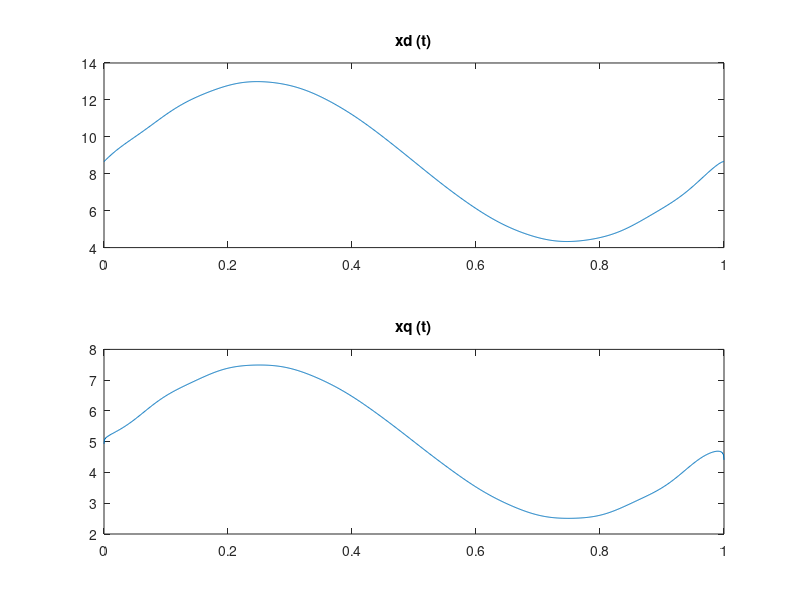
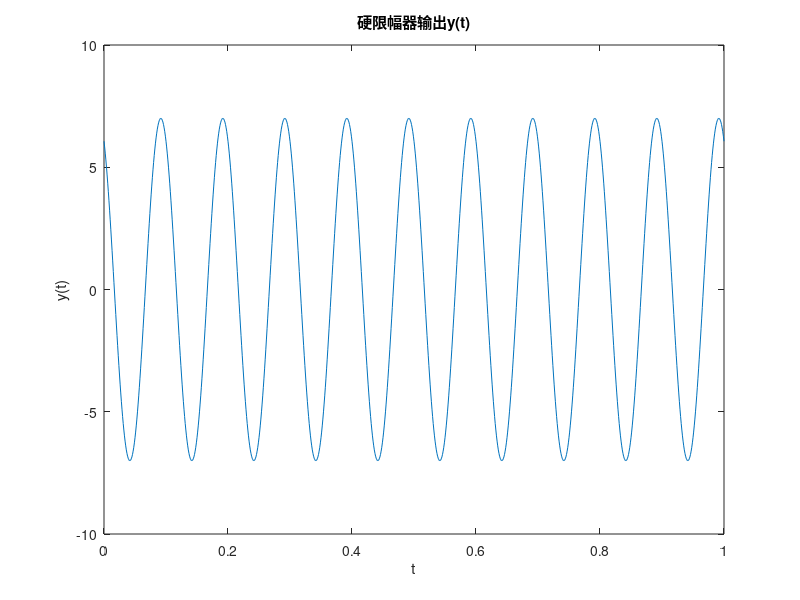
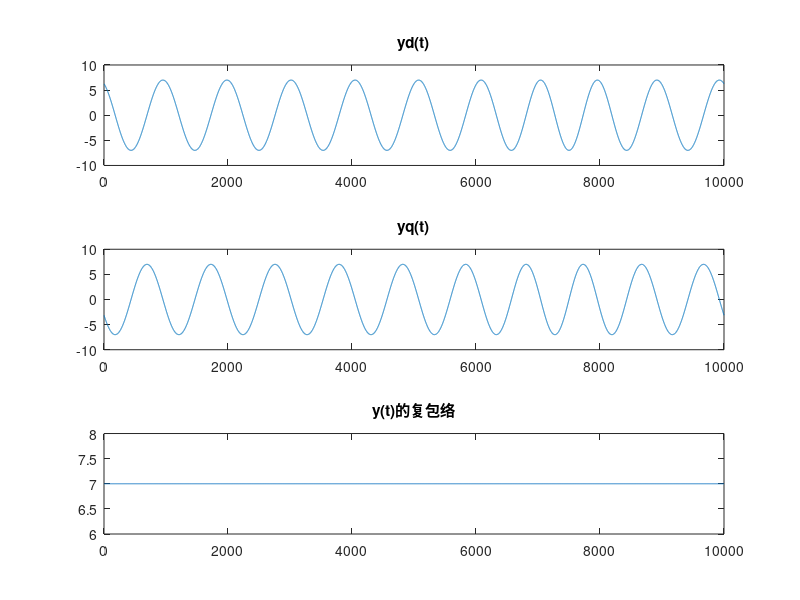
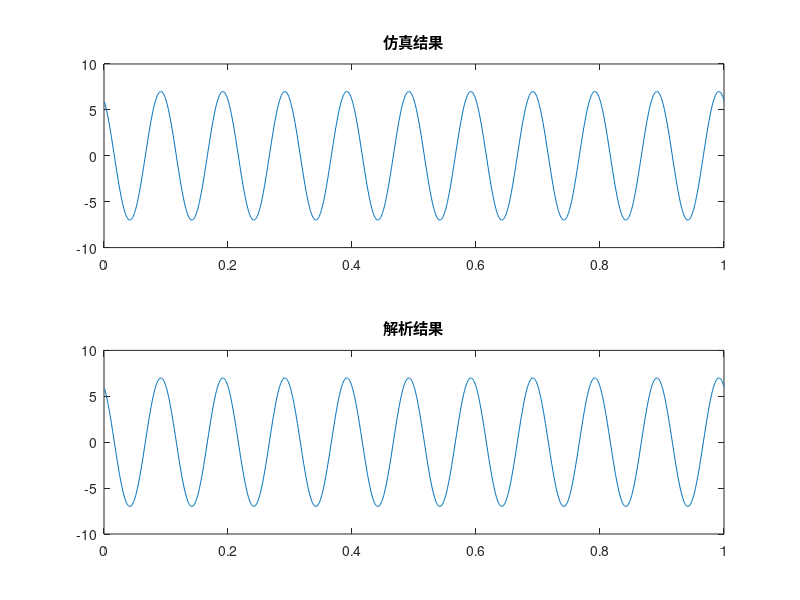

These charts were generated, in order, by the following MATLAB code:
%/*************************************************************************
% > File Name: c4_12.m
% > Author: genki_chen
% > Mail: genki_chen@aliyun.com 
% > Created Time: 2017年11月03日 星期五 19时53分08秒
% ************************************************************************/

clear;
close all;
clc;
figure(1);
t=0:0.001:1;
x=5*(2+sin(2*pi*t)).*cos(20*pi*t+pi/6);
z=hilbert(x);
f0=10;
xl=z.*exp(-1i*2*pi*f0*t);
xd=real(xl);
xq=-1i*(xl-xd);
subplot(2,1,1)
plot(t,xd); title('xd (t)');
subplot(2,1,2);
plot(t,xq); title('xq (t)');

figure(2);
yd = (7*xd)/sqrt(xd.*xd+xq.*xq);
yq = (7*xq)/sqrt(xd.*xd+xq.*xq);
yl = yd+1i*yq;
z1 = exp(1i*2*pi*f0*t)*yl;
y = real(z1);
plot(t,y);
title('硬限幅器输出y(t)');
xlabel('t');
ylabel('y(t)');

figure(3);
 t=0.0001:0.0001:1;
 At = 5*(2+sin(2*pi*t));
 seta = pi/6;
 xt = At.*cos(2*pi*f0*t+seta);
 xlt = At.*exp(1i*seta);
 B = 7;
 Y2 = hilbert(real(xlt));
 y = Y2.*exp(-1i*2*pi*f0*t);
 xdty = real(y);
 xqty = imag(y);
 ydt = (B*xdty)./sqrt((xdty.^2)+(xqty.^2));
 yqt = (B*xqty)./sqrt((xdty.^2)+(xqty.^2));
 ylt = ydt + 1i*yqt;
 subplot(3,1,1);
 plot(ydt);
 title('yd(t)');
 subplot(3,1,2);
 plot(yqt);
 title('yq(t)');
 subplot(3,1,3);
 plot(abs(ylt));
 title('y(t)的复包络');
 
 figure(4);
t=0.001:0.001:1;
x=5*(2+sin(2*pi*t)).*cos(20*pi*t+pi/6);
z=hilbert(x);
 f0=10;
 xl = z.*exp(-1i*2*pi*f0*t);
 xd = real(xl);
 xq = -1i*(xl-xd);
 yd = (7*xd)/sqrt(xd.*xd+xq.*xq);
 yq = (7*xq)/sqrt(xd.*xd+xq.*xq);
 yl = yd+1i*yq;
 z1 = exp(1i*2*pi*f0*t)*yl;
 y = real(z1);
 yt = 7*cos(20*pi*t+pi/6);
 subplot(2,1,1);
 plot(t,y);
 title('仿真结果');
 subplot(2,1,2);
 plot(t,yt);
 title('解析结果'); 

figure(5);
t=0:0.001:1;
xd=5*(2+sin(2*pi*t)*cos(pi/6));
xq=5*(2+sin(2*pi*t)*sin(pi/6));
yd=7*cos(pi/6);
yq=7*sin(pi/6);
subplot(2,2,1);plot(t,xd);
subplot(2,2,2);plot(t,xq);
subplot(2,2,3);stem(yd);
subplot(2,2,4);stem(yq);
